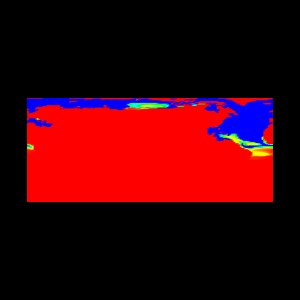

Here is the Python script that generated this plot:
#!/usr/bin/env python

# Read a NetCDF POP file and render the DYE01 scalar field on a rectilinear grid.

import os

import vtkmodules.vtkInteractionStyle  # noqa: F401
import vtkmodules.vtkRenderingFreeType  # noqa: F401
import vtkmodules.vtkRenderingOpenGL2  # noqa: F401

from vtkmodules.vtkFiltersGeometry import vtkGeometryFilter
from vtkmodules.vtkIONetCDF import vtkNetCDFPOPReader
from vtkmodules.vtkRenderingCore import (
    vtkActor,
    vtkPolyDataMapper,
    vtkRenderWindow,
    vtkRenderWindowInteractor,
    vtkRenderer,
)

# Source
data_dir = os.path.join(os.environ.get("VPE_DATA_DIR", os.path.dirname(os.path.abspath(__file__))), "NetCDF")

# Read the NetCDF POP file
pop_reader = vtkNetCDFPOPReader()
pop_reader.SetFileName(os.path.join(data_dir, "test.pop.nc"))
pop_reader.SetStride(2, 3, 4)
pop_reader.Update()

# Set active scalars
output_grid = pop_reader.GetOutput()
output_grid.GetPointData().SetScalars(output_grid.GetPointData().GetArray("DYE01"))

# Geometry filter
geometry_filter = vtkGeometryFilter()
geometry_filter.SetInputConnection(pop_reader.GetOutputPort())

# Mapper
geometry_mapper = vtkPolyDataMapper()
geometry_mapper.SetInputConnection(geometry_filter.GetOutputPort())
geometry_mapper.ScalarVisibilityOn()

# Actor
actor = vtkActor()
actor.SetMapper(geometry_mapper)

# Renderer
renderer = vtkRenderer()
renderer.AddActor(actor)
renderer.SetBackground(0, 0, 0)

# Render window
render_window = vtkRenderWindow()
render_window.AddRenderer(renderer)
render_window.SetWindowName("netcdf pop reader")
render_window.SetMultiSamples(0)
render_window.SetSize(300, 300)

# Interactor
interactor = vtkRenderWindowInteractor()
interactor.SetRenderWindow(render_window)

# Scene
renderer.ResetCamera(output_grid.GetBounds())
renderer.GetActiveCamera().Zoom(8)

interactor.Initialize()
interactor.Start()
